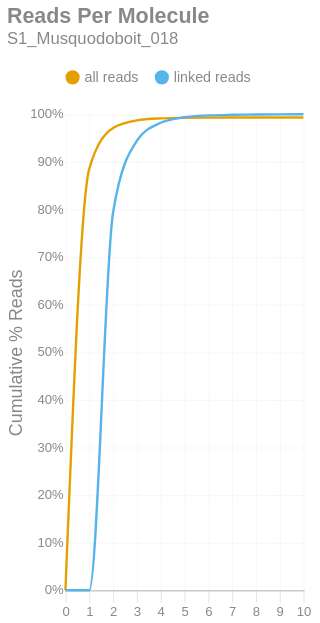

The notebook cell saved with this chart:
### Markdown cell above
### Reads per Molecule
This chart shows the cumulative distribution of the number of reads per linked molecule. That is, how many alignments are associated with a unique molecule. This excludes the number of reads associated with invalid or absent linked-read barcodes. The `linked` histogram is the percentages recalculated when disregarding singletons.

### Code cell
if SKIPLR:
    print_html(f"Skipped")
else:
    counts = np.bincount(valids['reads'].cast(pl.Int64).to_numpy())
    weighted = counts * np.arange(len(counts))
    all_perc = weighted / n_reads
    linked_perc = weighted / n_linked_reads
    linked_perc[1] = 0
    binned_df = pl.DataFrame({
        'readsper': list(range(len(counts))),
        'all reads (cumsum)': np.cumsum(all_perc).tolist(),
        'linked reads (cumsum)': np.cumsum(linked_perc).tolist(),
    })

    with SafeRender(binned_df):
        (
            density_plot(binned_df, 'Reads Per Molecule', samplename, 'readspmol')
            .encode(
                x=alt.X('readsper:O', title=None).axis(labelAngle=0).scale(padding=0),
                y=alt.Y('value:Q', title='Cumulative % Reads').axis(format='%').stack(False),
                color=alt.Color("key:N").scale(domain=["all reads", "linked reads"]),
                tooltip=[
                    alt.Tooltip("key:N", title="Data Type"),
                    alt.Tooltip("readsper:O", title="Reads Per Molecule"),
                    alt.Tooltip("value:Q", format=".2%", title="% Reads (Cum.)")
                ]            
            )
        ).display()

### Figure 1 — Vega-Lite specification as saved in the notebook (floating-point values rounded to 4 significant figures)
{"width": "container", "height": 400, "config": {"title": {"anchor": "start", "dy": -15, "fontSize": 18, "color": "#888888", "subtitleColor": "#888888", "subtitleFontSize": 14}, "arc": {"fill": "#0072B2"}, "axis": {"domainColor": "#888888", "domainWidth": 0.5, "gridWidth": 0.2, "grid": false, "titleFontWeight": 400, "titleFontSize": 15, "labelFontSize": 11, "labelColor": "#888888", "tickColor": "#888888", "tickWidth": 0.2, "titleColor": "#888888"}, "axisBand": {"grid": false}, "axisX": {"grid": true, "tickSize": 10, "domainCap": "round"}, "axisY": {"domain": false, "grid": true, "tickSize": 0, "domainCap": "round"}, "background": "transparent", "header": {"labelFontSize": 15, "labelColor": "#888888", "titleFontSize": 15, "titleFontWeight": 600, "titleColor": "#888888"}, "legend": {"labelFont": "sans-serif", "labelFontSize": 12, "labelColor": "#888888", "symbolSize": 100, "symbolType": "circle", "titleFontSize": 12, "titlePadding": 10, "titleColor": "#888888", "title": null, "orient": "top"}, "range": {"category": ["#E69F00", "#56B4E9", "#009E73", "#F0E442", "#0072B2", "#D55E00", "#CC79A7", "#000000"], "diverging": ["#cfe8f3", "#a2d4ec", "#73bfe2", "#46abdb", "#1696d2", "#12719e"]}, "area": {"fill": "#0072B2", "fillOpacity": 0.7, "line": true, "strokeOpacity": 0.7}, "line": {"color": "#0072B2", "stroke": "#0072B2", "strokeWidth": 2}, "trail": {"color": "#0072B2", "stroke": "#0072B2", "strokeWidth": 0, "size": 1}, "point": {"filled": true, "fillOpacity": 1.0, "size": 95}, "text": {"color": "#888888", "fontSize": 11, "align": "right", "fontWeight": 400, "size": 11}, "bar": {"fill": "#0072B2", "stroke": null}, "view": {"stroke": null, "continuousWidth": 660, "continuousHeight": 400}}, "data": {"name": "data-ff9d5599d89e37085492a8198a742ed5"}, "mark": {"type": "line", "interpolate": "monotone", "point": {"opacity": 0, "size": 275}}, "encoding": {"color": {"field": "key", "scale": {"domain": ["all reads", "linked reads"]}, "type": "nominal"}, "tooltip": [{"field": "key", "title": "Data Type", "type": "nominal"}, {"field": "readsper", "title": "Reads Per Molecule", "type": "ordinal"}, {"field": "value", "format": ".2%", "title": "% Reads (Cum.)", "type": "quantitative"}], "x": {"axis": {"labelAngle": 0}, "field": "readsper", "scale": {"padding": 0}, "title": null, "type": "ordinal"}, "y": {"axis": {"format": "%"}, "field": "value", "stack": false, "title": "Cumulative % Reads", "type": "quantitative"}}, "params": [{"name": "param_c36ac31b6afebe62", "select": {"type": "point", "fields": ["key"]}, "bind": "legend"}], "title": {"text": "Reads Per Molecule", "subtitle": "S1_Musquodoboit_018"}, "transform": [{"fold": ["all reads (cumsum)", "linked reads (cumsum)"]}, {"calculate": "replace(datum.key, ' (cumsum)', '')", "as": "key"}, {"filter": {"param": "param_c36ac31b6afebe62"}}], "usermeta": {"embedOptions": {"downloadFileName": "S1_Musquodoboit_018.readspmol"}}, "$schema": "https://vega.github.io/schema/vega-lite/v6.1.0.json", "datasets": {"data-ff9d5599d89e37085492a8198a742ed5": [{"readsper": 0, "all reads (cumsum)": 0.0, "linked reads (cumsum)": 0.0}, {"readsper": 1, "all reads (cumsum)": 0.8854, "linked reads (cumsum)": 0.0}, {"readsper": 2, "all reads (cumsum)": 0.971, "linked reads (cumsum)": 0.7934}, {"readsper": 3, "all reads (cumsum)": 0.9872, "linked reads (cumsum)": 0.9443}, {"readsper": 4, "all reads (cumsum)": 0.9913, "linked reads (cumsum)": 0.9821}, {"readsper": 5, "all reads (cumsum)": 0.9926, "linked reads (cumsum)": 0.9937}, {"readsper": 6, "all reads (cumsum)": 0.993, "linked reads (cumsum)": 0.9975}, {"readsper": 7, "all reads (cumsum)": 0.9931, "linked reads (cumsum)": 0.9989}, {"readsper": 8, "all reads (cumsum)": 0.9932, "linked reads (cumsum)": 0.9994}, {"readsper": 9, "all reads (cumsum)": 0.9932, "linked reads (cumsum)": 0.9998}, {"readsper": 10, "all reads (cumsum)": 0.9932, "linked reads (cumsum)": 1.0}]}}
